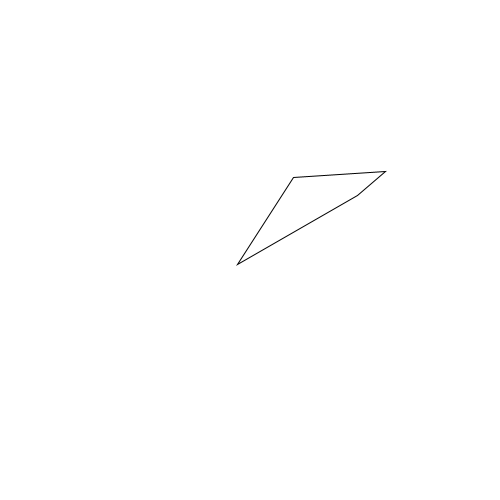
Frame 1 (no input)
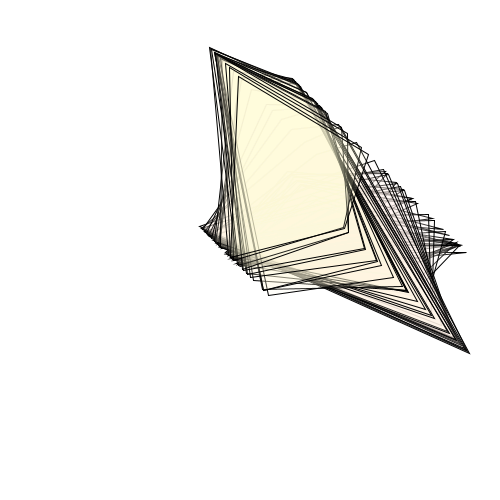
Frame 60 (the mouse pressed at the canvas centre just before this capture)
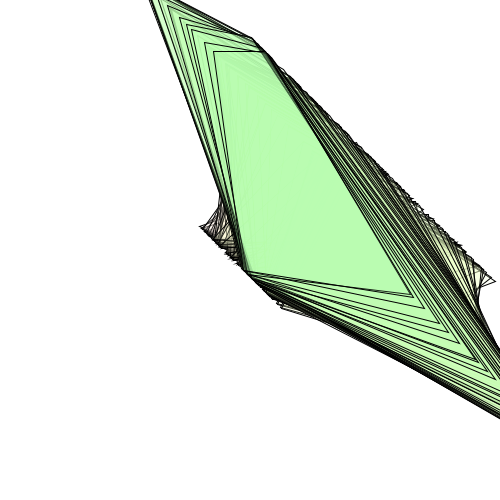
Frame 120 (the mouse held since frame 60 and released just before this capture)

The Processing sketch that drew these frames (run headless with seeded random() and noise(); from frame 60 on, the mouse is pressed at the canvas centre):

// Processing sketch: quad
// ── quad.pde
int[] xs = new int[4];
int[] ys = new int[4];

float i = 0;
int c1 = 0;
int c2 = 0;

void setup(){
  size(500,500);
  background(255);
  for(int i = 0; i< 4; i++){
    xs[i] = int(random(100,400));
    ys[i] = int(random(100,400));
  }
  colorMode(HSB,360);
}

void draw(){
  quad(xs[0],ys[0],xs[1],ys[1],xs[2],ys[2],xs[3],ys[3]);
  
  fill(255,30);
  fill(c1++,c2++,360,50);
  if(c1 == 360){
    c1 = 0;
    c2 = 0;
  }
  
  int[] incr = new int[4];
  incr[0] = int(10 * sin(i));
  incr[1] = int(10 * cos(i));
  incr[2] = int(10 * cos(i)-sin(i));
  incr[3] = int(10 * cos(i) * sin(i));
  
  for(int i = 0; i<4; i++){
    incr[i] = incr[i]  + int(random(-10,10));
  }
  
  for(int i = 0; i < 4; i++){
    xs[i] = xs[i] + incr[i];
    ys[i] = ys[i] + incr[i];
  }
  
  i += 0.1;
}
